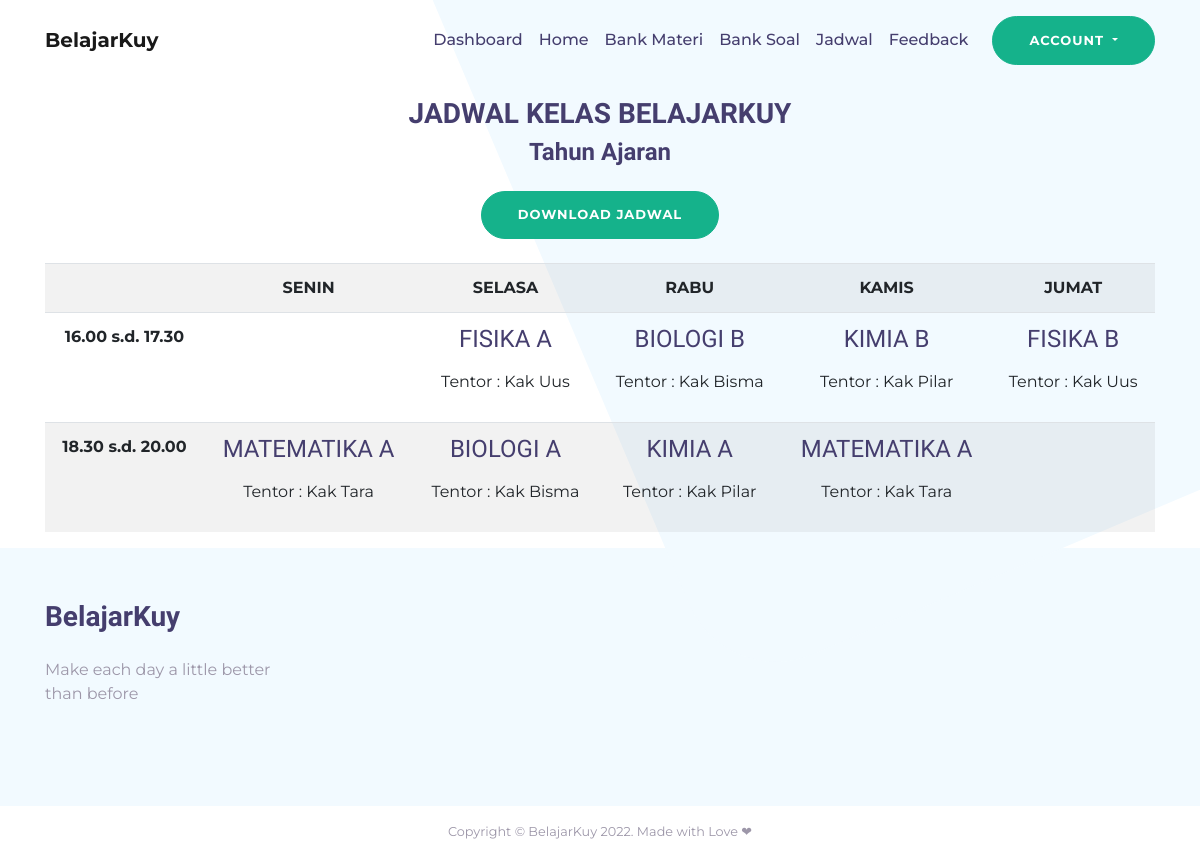
Page /jadwal/index.php (signed in) on the earlier database version.
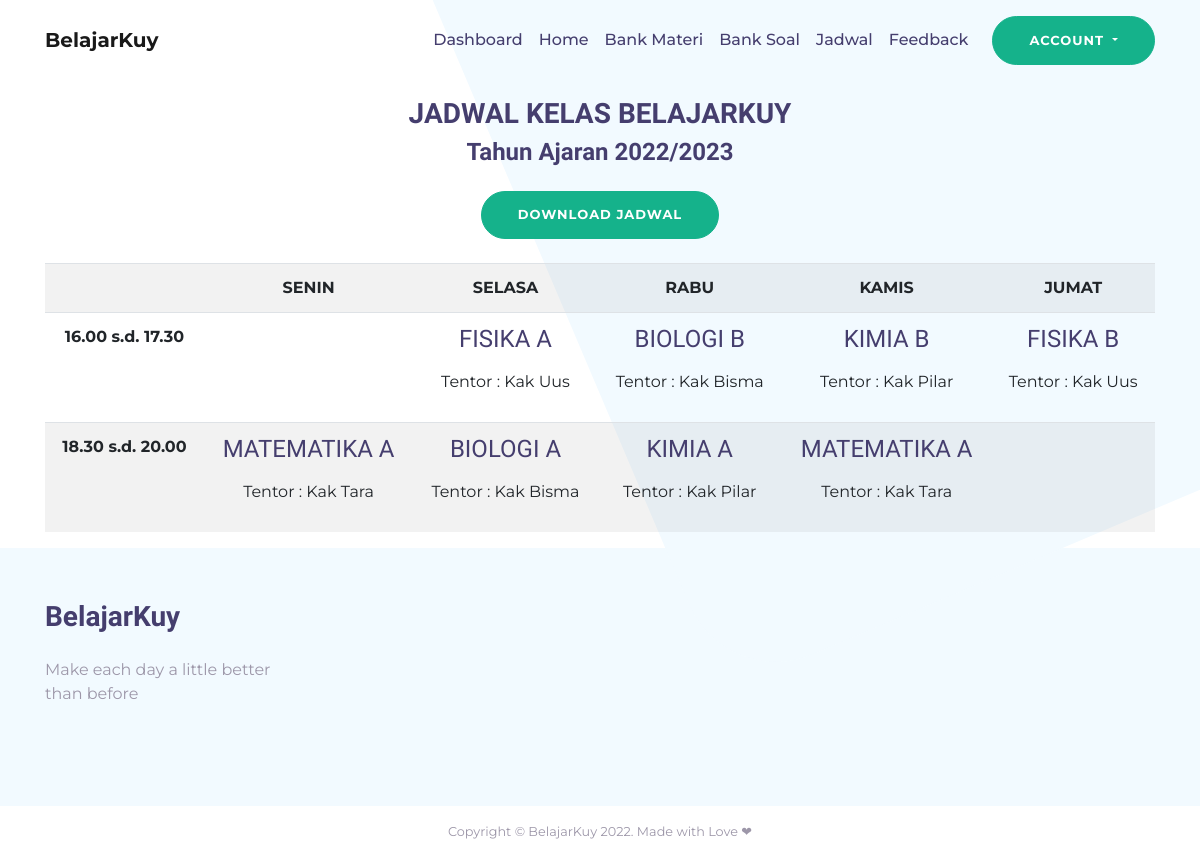
Same page on the later database version.
### tables this page shows
CREATE TABLE `jadwal` (
  `id_jadwal` int(3) NOT NULL,
  `tahun_ajaran` varchar(255) NOT NULL,
  `file_jadwal` varchar(255) NOT NULL
);

### jadwal/index.php (the view, shortened to what this page needs)
<?php
include("../inc/header.php");
include("../config/connect.php");
$q = mysqli_query($conn, "select * from jadwal where tahun_ajaran='2022/2023'");
while ($row = mysqli_fetch_array($q)) {
  $tahun_ajaran = $row['tahun_ajaran'];
  $file_jadwal = $row['file_jadwal'];
}
?>
<div class="position-relative">
  <div class="container text-center">
    <h3 class="font-weight-bold mt-3 text-uppercase">Jadwal Kelas BelajarKuy</h3>
    <h4 class="font-weight-bold">Tahun Ajaran <?= $tahun_ajaran ?></h4>
    <div class="my-4">
      <a href="../asset/jadwal/<?= $file_jadwal ?>" class="btn btn-success btn-sm" download="">Download Jadwal</a>
    </div>
    <table class="table table-striped table-hover">
      <tr>
        <th></th>
        <th>SENIN</th>
        <th>SELASA</th>
        <th>RABU</th>
        <th>KAMIS</th>
        <th>JUMAT</th>
      </tr>
      <tr>
        <th>16.00 s.d. 17.30</th>
        <td></td>
        <td>
          <h4>FISIKA A</h4>
          <p class="fw-bold">Tentor : Kak Uus</p>
        </td>
        <td>
          <h4>BIOLOGI B</h4>
          <p class="fw-bold">Tentor : Kak Bisma</p>
        </td>
        <td>
          <h4>KIMIA B</h4>
          <p class="fw-bold">Tentor : Kak Pilar</p>
        </td>
        <td>
          <h4>FISIKA B</h4>
          <p class="fw-bold">Tentor : Kak Uus</p>
        </td>
      </tr>
      <tr>
        <th>18.30 s.d. 20.00</th>
        <td>
          <h4>MATEMATIKA A</h4>
          <p class="fw-bold">Tentor : Kak Tara</p>
        </td>
        <td>
          <h4>BIOLOGI A</h4>
          <p class="fw-bold">Tentor : Kak Bisma</p>
        </td>
        <td>
          <h4>KIMIA A</h4>
          <p class="fw-bold">Tentor : Kak Pilar</p>
        </td>
        <td>
          <h4>MATEMATIKA A</h4>
          <p class="fw-bold">Tentor : Kak Tara</p>
        </td>
        <td></td>
      </tr>
    </table>
  </div>
</div>
<?php
include("../inc/footer.php");
?>

Differences in the rows shown:
added jadwal: tahun_ajaran "2022/2023"
